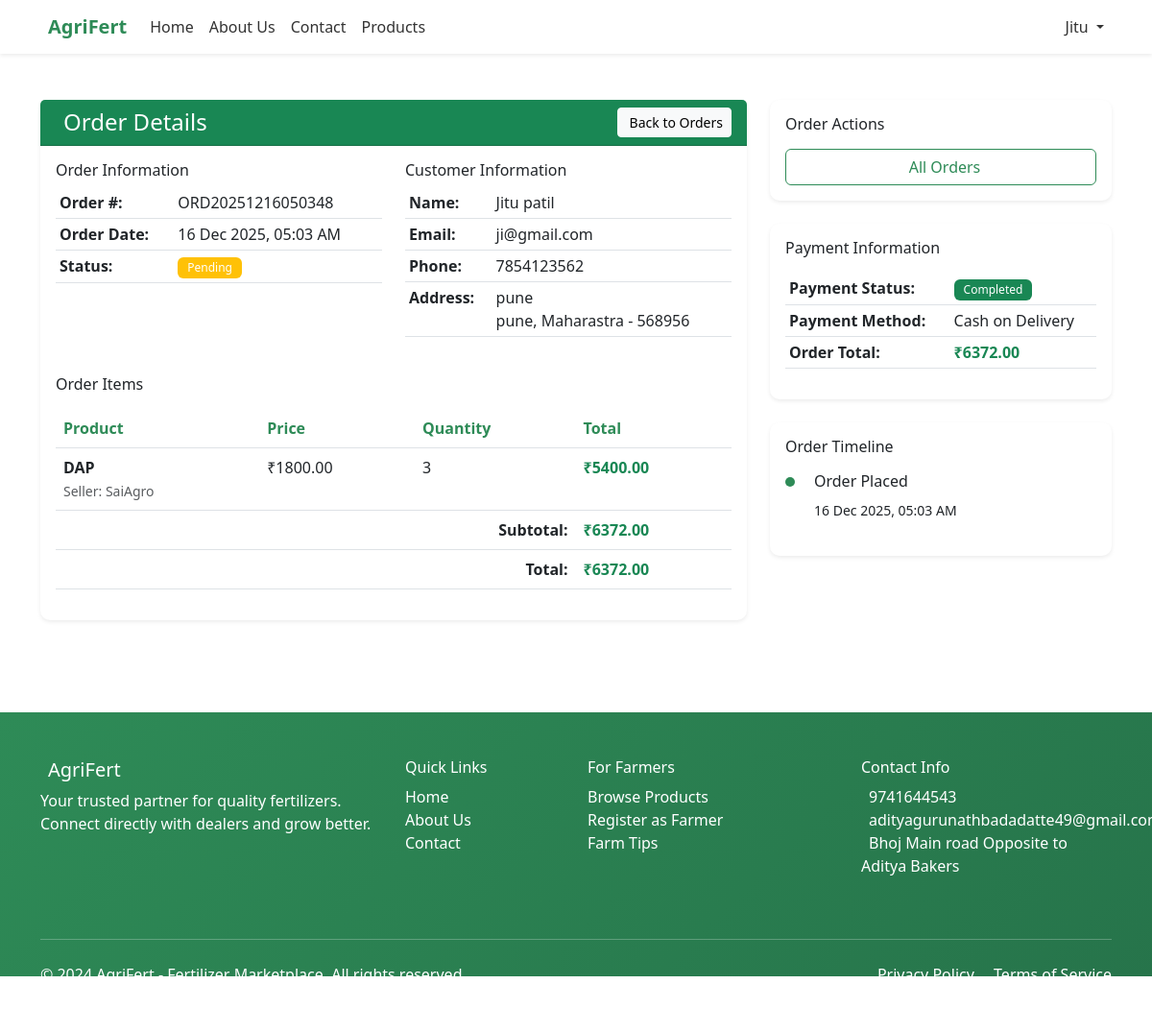
The page /orders/10/ (signed in) on the database its author committed.
### core/models.py (models this page shows, shortened)
class Order(models.Model):
    STATUS_CHOICES = (
        ('pending', 'Pending'),
        ('confirmed', 'Confirmed'),
        ('shipped', 'Shipped'),
        ('delivered', 'Delivered'),
        ('cancelled', 'Cancelled'),
    )
    PAYMENT_STATUS_CHOICES = (
        ('pending', 'Pending'),
        ('completed', 'Completed'),
        ('failed', 'Failed'),
        ('refunded', 'Refunded'),
    )
    user = models.ForeignKey(User, on_delete=models.CASCADE)
    order_number = models.CharField(max_length=20, unique=True)
    total_amount = models.DecimalField(max_digits=12, decimal_places=2)
    shipping_full_name = models.CharField(max_length=255)
    shipping_address = models.TextField()
    shipping_city = models.CharField(max_length=100)
    shipping_state = models.CharField(max_length=100)
    shipping_pincode = models.CharField(max_length=10)
    shipping_phone = models.CharField(max_length=15)
    status = models.CharField(max_length=20, choices=STATUS_CHOICES, default='pending')
    payment_status = models.CharField(max_length=20, choices=PAYMENT_STATUS_CHOICES, default='pending')
    tracking_number = models.CharField(max_length=50, blank=True, null=True)
    shipped_at = models.DateTimeField(blank=True, null=True)  # FIXED THIS LINE
    delivered_at = models.DateTimeField(blank=True, null=True)  # FIXED THIS LINE
    created_at = models.DateTimeField(auto_now_add=True)
    updated_at = models.DateTimeField(auto_now=True)

class OrderItem(models.Model):
    order = models.ForeignKey(Order, on_delete=models.CASCADE)
    product = models.ForeignKey(Product, on_delete=models.CASCADE)
    dealer = models.ForeignKey(User, on_delete=models.CASCADE)
    quantity = models.IntegerField()
    price = models.DecimalField(max_digits=10, decimal_places=2)
    item_total = models.DecimalField(max_digits=10, decimal_places=2)

class Product(models.Model):
    dealer = models.ForeignKey(User, on_delete=models.CASCADE)
    name = models.CharField(max_length=200)
    description = models.TextField()
    category = models.ForeignKey(Category, on_delete=models.CASCADE)
    price = models.DecimalField(max_digits=10, decimal_places=2)
    stock_quantity = models.IntegerField(default=0)
    image = models.ImageField(upload_to='products/', blank=True, null=True, default='products/default.jpg')
    nitrogen_content = models.DecimalField(max_digits=5, decimal_places=2, default=0)
    phosphorus_content = models.DecimalField(max_digits=5, decimal_places=2, default=0)
    potassium_content = models.DecimalField(max_digits=5, decimal_places=2, default=0)
    suitable_crops = models.TextField(blank=True)
    usage_instructions = models.TextField(blank=True)
    is_available = models.BooleanField(default=True)
    created_at = models.DateTimeField(auto_now_add=True)
    updated_at = models.DateTimeField(auto_now=True)

class Profile(models.Model):
    USER_TYPES = (
        ('farmer', 'Farmer'),
        ('dealer', 'Fertilizer Dealer'),
    )
    user = models.OneToOneField(User, on_delete=models.CASCADE)
    user_type = models.CharField(max_length=10, choices=USER_TYPES)
    phone = models.CharField(max_length=15)
    address = models.TextField()
    city = models.CharField(max_length=100, default='')
    state = models.CharField(max_length=100, default='')
    pincode = models.CharField(max_length=10, default='')
    farm_size = models.DecimalField(max_digits=10, decimal_places=2, null=True, blank=True)
    farm_location = models.CharField(max_length=200, blank=True, null=True)
    company_name = models.CharField(max_length=200, blank=True, null=True)
    business_address = models.TextField(blank=True, null=True)
    gst_number = models.CharField(max_length=15, blank=True, null=True)
    created_at = models.DateTimeField(auto_now_add=True)
    updated_at = models.DateTimeField(auto_now=True)

### core/views.py (the view)
# urls.py: path('orders/<int:order_id>/', views.order_detail, name='order_detail'),
@login_required
@farmer_required
def order_detail(request, order_id):
    order = get_object_or_404(Order, id=order_id, user=request.user)
    order_items = OrderItem.objects.filter(order=order)
    return render(request, 'core/order_detail.html', {
        'order': order,
        'order_items': order_items
    })

### templates/core/order_detail.html (shortened to what this page needs)
{% extends 'base.html' %}
{% block content %}
<div class="container py-5">
    <div class="row">
        <div class="col-lg-8">
            <div class="card shadow-sm">
                <div class="card-header bg-success text-white">
                    <div class="d-flex justify-content-between align-items-center">
                        <h4 class="mb-0">Order Details</h4>
                        <a href="{% url 'core:dealer_orders' %}" class="btn btn-light btn-sm">
                            Back to Orders
                        </a>
                    </div>
                </div>
                <div class="card-body">
                    <div class="row mb-4">
                        <div class="col-md-6">
                            <h6>Order Information</h6>
                            <table class="table table-sm">
                                <tr>
                                    <td><strong>Order #:</strong></td>
                                    <td>{{ order.order_number|default:order.id }}</td>
                                </tr>
                                <tr>
                                    <td><strong>Order Date:</strong></td>
                                    <td>{{ order.created_at|date:"d M Y, h:i A" }}</td>
                                </tr>
                                <tr>
                                    <td><strong>Status:</strong></td>
                                    <td>
                                        <span class="badge bg-{% if order.status == 'pending' %}warning{% elif order.status == 'processing' %}info{% elif order.status == 'shipped' %}primary{% elif order.status == 'delivered' %}success{% else %}danger{% endif %}">
                                            {{ order.status|title }}
                                        </span>
                                    </td>
                                </tr>
                            </table>
                        </div>
                        <div class="col-md-6">
                            <h6>Customer Information</h6>
                            <table class="table table-sm">
                                <tr>
                                    <td><strong>Name:</strong></td>
                                    <td>{{ order.user.first_name|default:order.user.username }} {{ order.user.last_name|default:'' }}</td>
                                </tr>
                                <tr>
                                    <td><strong>Email:</strong></td>
                                    <td>{{ order.user.email }}</td>
                                </tr>
                                {% if order.shipping_phone %}
                                <tr>
                                    <td><strong>Phone:</strong></td>
                                    <td>{{ order.shipping_phone }}</td>
                                </tr>
                                {% endif %}
                                <tr>
                                    <td><strong>Address:</strong></td>
                                    <td>
                                        {{ order.shipping_address }}<br>
                                        {{ order.shipping_city }}, {{ order.shipping_state }} - {{ order.shipping_pincode }}
                                    </td>
                                </tr>
                            </table>
                        </div>
                    </div>
                    <h6 class="mb-3">Order Items</h6>
                    <div class="table-responsive">
                        <table class="table">
                            <thead>
                                <tr>
                                    <th>Product</th>
                                    <th>Price</th>
                                    <th>Quantity</th>
                                    <th>Total</th>
                                </tr>
                            </thead>
                            <tbody>
                                {% for item in order_items %}
                                <tr>
                                    <td>
                                        <strong>{{ item.product.name }}</strong><br>
                                        <small class="text-muted">Seller: {{ item.dealer.profile.company_name|default:item.dealer.username }}</small>
                                    </td>
                                    <td>₹{{ item.price }}</td>
                                    <td>{{ item.quantity }}</td>
                                    <td class="text-success fw-bold">₹{{ item.item_total }}</td>
                                </tr>
                                {% endfor %}
                            </tbody>
                            <tfoot>
                                <tr>
                                    <td colspan="3" class="text-end"><strong>Subtotal:</strong></td>
                                    <td class="text-success fw-bold">₹{{ order.total_amount }}</td>
                                </tr>
                                <tr>
                                    <td colspan="3" class="text-end"><strong>Total:</strong></td>
                                    <td class="text-success fw-bold">₹{{ order.total_amount }}</td>
                                </tr>
                            </tfoot>
                        </table>
                    </div>
                </div>
            </div>
        </div>
        <div class="col-lg-4">
            <div class="card shadow-sm mb-4">
                <div class="card-body">
                    <h6 class="mb-3">Order Actions</h6>
                    <div class="d-grid gap-2">
                        <a href="{% url 'core:dealer_orders' %}" class="btn btn-outline-success">
                            All Orders
                        </a>
                    </div>
                </div>
            </div>
            <div class="card shadow-sm mb-4">
                <div class="card-body">
                    <h6 class="mb-3">Payment Information</h6>
                    <table class="table table-sm">
                        <tr>
                            <td><strong>Payment Status:</strong></td>
                            <td>
                                <span class="badge bg-{% if order.payment_status == 'completed' %}success{% else %}warning{% endif %}">
                                    {{ order.payment_status|title }}
                                </span>
                            </td>
                        </tr>
                        <tr>
                            <td><strong>Payment Method:</strong></td>
                            <td>Cash on Delivery</td>
                        </tr>
                        <tr>
                            <td><strong>Order Total:</strong></td>
                            <td class="text-success fw-bold">₹{{ order.total_amount }}</td>
                        </tr>
                    </table>
                </div>
            </div>
            <div class="card shadow-sm">
                <div class="card-body">
                    <h6 class="mb-3">Order Timeline</h6>
                    <div class="timeline">
                        <div class="timeline-item {% if order.status == 'pending' %}active{% endif %}">
                            <div class="timeline-marker"></div>
                            <div class="timeline-content">
                                <h6>Order Placed</h6>
                                <small>{{ order.created_at|date:"d M Y, h:i A" }}</small>
                            </div>
                        </div>
                    </div>
                </div>
            </div>
        </div>
    </div>
</div>
{% endblock %}

### templates/base.html (shortened to what this page needs)
{% load static %}
<!DOCTYPE html>
<html lang="en">
<head>
    <link href="https://cdn.jsdelivr.net/npm/bootstrap@5.3.0/dist/css/bootstrap.min.css" rel="stylesheet">
    <link href="https://cdnjs.cloudflare.com/ajax/libs/font-awesome-6.0.0/css/all.min.css" rel="stylesheet">
</head>
<body>
    <nav class="navbar navbar-expand-lg navbar-light bg-white shadow-sm sticky-top">
        <div class="container">
            <a class="navbar-brand" href="/">
                AgriFert
            </a>
            <div class="collapse navbar-collapse" id="navbarNav">
                <ul class="navbar-nav me-auto">
                    <li class="nav-item">
                        <a class="nav-link" href="/">Home</a>
                    </li>
                    <li class="nav-item">
                        <a class="nav-link" href="/about/">About Us</a>
                    </li>
                    <li class="nav-item">
                        <a class="nav-link" href="/contact/">Contact</a>
                    </li>
                    <li class="nav-item">
                        <a class="nav-link" href="/products/">Products</a>
                    </li>
                </ul>
                <ul class="navbar-nav">
                    {% if user.is_authenticated %}
                        <li class="nav-item dropdown">
                            <a class="nav-link dropdown-toggle" href="#" id="navbarDropdown" role="button" data-bs-toggle="dropdown">
                                {{ user.username }}
                            </a>
                        </li>
                    {% endif %}
                </ul>
            </div>
        </div>
    </nav>
    <main>
        {% block content %}
        {% endblock %}
    </main>
    <footer class="footer text-white py-5 mt-5">
        <div class="container">
            <div class="row">
                <div class="col-md-4 mb-4">
                    <h5>AgriFert</h5>
                    <p>Your trusted partner for quality fertilizers. Connect directly with dealers and grow better.</p>
                    <div class="social-links">
                    </div>
                </div>
                <div class="col-md-2 mb-4">
                    <h6>Quick Links</h6>
                    <ul class="list-unstyled">
                        <li><a href="/" class="text-white text-decoration-none">Home</a></li>
                        <li><a href="/about/" class="text-white text-decoration-none">About Us</a></li>
                        <li><a href="/contact/" class="text-white text-decoration-none">Contact</a></li>
                    </ul>
                </div>
                <div class="col-md-3 mb-4">
                    <h6>For Farmers</h6>
                    <ul class="list-unstyled">
                        <li><a href="/products/" class="text-white text-decoration-none">Browse Products</a></li>
                        <li><a href="/register/farmer/" class="text-white text-decoration-none">Register as Farmer</a></li>
                        <li><a href="#" class="text-white text-decoration-none">Farm Tips</a></li>
                    </ul>
                </div>
                <div class="col-md-3 mb-4">
                    <h6>Contact Info</h6>
                    <ul class="list-unstyled">
                        <li>9741644543</li>
                        <li>adityagurunathbadadatte49@gmail.com</li>
                        <li>Bhoj Main road Opposite to Aditya Bakers</li>
                    </ul>
                </div>
            </div>
            <hr class="my-4 bg-white">
            <div class="row align-items-center">
                <div class="col-md-6">
                    <p class="mb-0">&copy; 2024 AgriFert - Fertilizer Marketplace. All rights reserved.</p>
                </div>
                <div class="col-md-6 text-md-end">
                    <a href="#" class="text-white text-decoration-none me-3">Privacy Policy</a>
                    <a href="#" class="text-white text-decoration-none">Terms of Service</a>
                </div>
            </div>
        </div>
    </footer>
</body>
</html>

### rows shown on the page
Order: order_number "ORD20251216050348", created_at "16 Dec 2025, 05:03 AM", status "Pending", user.first_name "Jitu", user.last_name "patil", user.email "ji@gmail.com", shipping_phone "7854123562", shipping_address "pune", shipping_city "pune", shipping_state "Maharastra", shipping_pincode "568956", total_amount "6372.00", payment_status "Completed"
OrderItem: product.name "DAP", dealer.profile.company_name "SaiAgro", price "1800.00", quantity "3", item_total "5400.00"

### other values the page prints
{{ user.username }} "Jitu"
